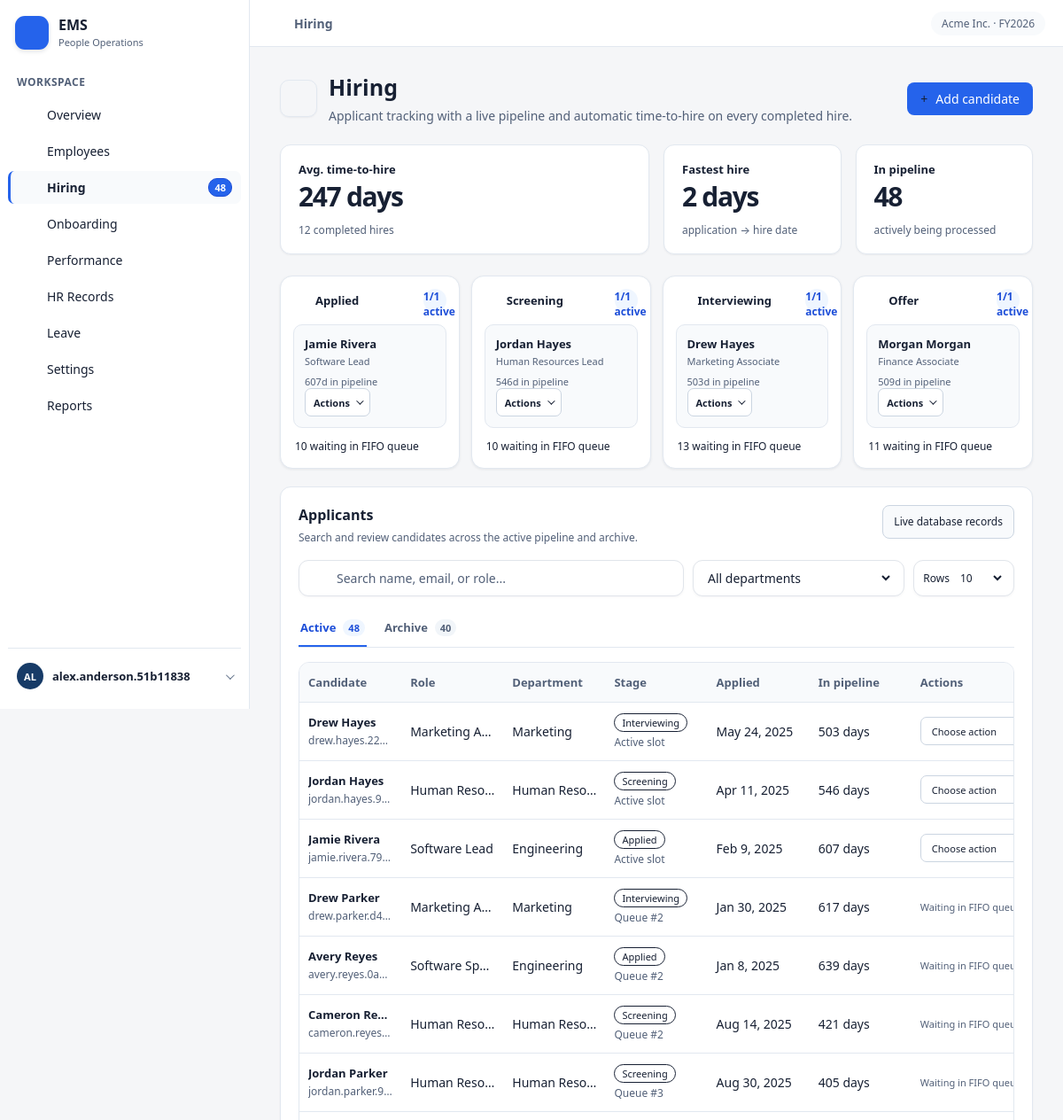
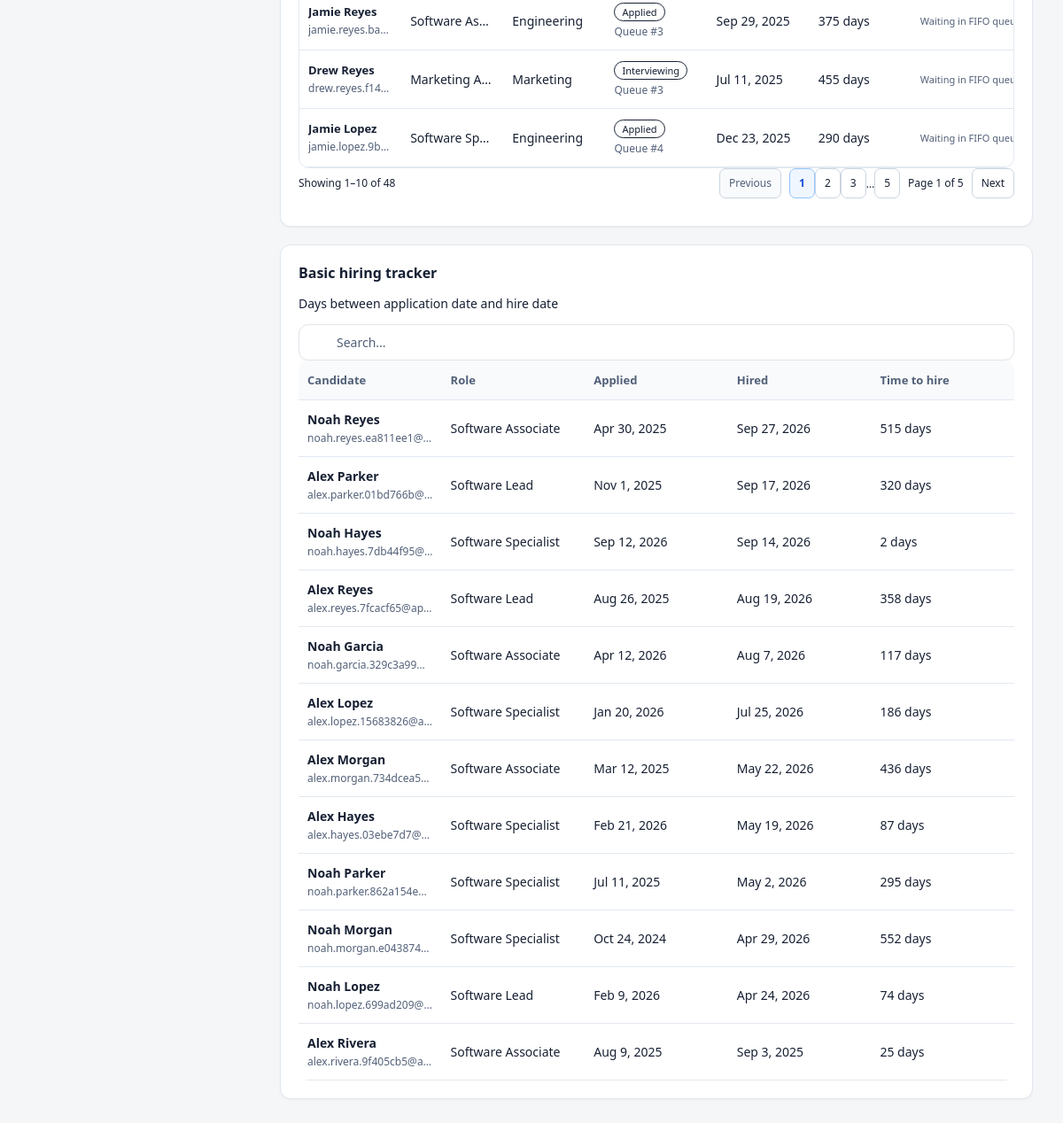
The page /hiring.php (signed in) on the database its author committed (2 pictures, top to bottom).
### tables this page shows
CREATE TABLE `hiring_pipeline` (
  `hiring_id` int(10) UNSIGNED NOT NULL,
  `applicant_name` varchar(150) NOT NULL,
  `email` varchar(120) DEFAULT NULL,
  `phone` varchar(30) DEFAULT NULL,
  `resume_file` varchar(255) DEFAULT NULL,
  `credentials` text DEFAULT NULL,
  `applied_job_title_id` int(10) UNSIGNED DEFAULT NULL,
  `application_date` date NOT NULL,
  `source` varchar(80) DEFAULT NULL,
  `recruiter_name` varchar(100) DEFAULT NULL,
  `status` enum('Applied','Screening','Interview','Offer','Hired','Rejected','Withdrawn','No Response') NOT NULL DEFAULT 'Applied',
  `interview_stage` varchar(50) DEFAULT NULL,
  `interview_notes` text DEFAULT NULL,
  `offer_amount` decimal(12,2) DEFAULT NULL,
  `hire_date` date DEFAULT NULL,
  `employee_id` int(10) UNSIGNED DEFAULT NULL,
  `unhired_stage` enum('Applied','Screening','Interview','Offer') DEFAULT NULL,
  `unhired_reason` text DEFAULT NULL,
  `decision_date` date DEFAULT NULL,
  `created_at` timestamp NOT NULL DEFAULT current_timestamp(),
  `updated_at` timestamp NOT NULL DEFAULT current_timestamp() ON UPDATE current_timestamp()
);

### dashboard-page.php (the view, shortened to what the rows shown need)
<?php
require_once __DIR__ . '/dashboard-data.php';
$pages = [
    'employees' => ['title' => 'Employees', 'icon' => 'users', 'subtitle' => 'The full directory - profiles, roles, salaries and status.'],
    'hiring' => ['title' => 'Hiring', 'icon' => 'person-add', 'subtitle' => 'Applicant tracking with a live pipeline and automatic time-to-hire on every completed hire.'],
    'onboarding' => ['title' => 'Onboarding', 'icon' => 'sparkles', 'subtitle' => 'Orientation, requirements, training and company policies - every new hire gets a clear checklist.'],
    'performance' => ['title' => 'Performance', 'icon' => 'performance', 'subtitle' => 'Records employee performance, evaluations and achievements - from draft to signed acknowledgment.'],
    'hr-records' => ['title' => 'HR Records', 'icon' => 'gavel', 'subtitle' => 'Memos, warning notices, policy violations and formal commendations - with resolution tracking and signed acknowledgment.'],
    'leave' => ['title' => 'Leave Management', 'icon' => 'calendar', 'subtitle' => 'Time-off requests, approval workflow and balance tracking - approvals deduct days automatically.'],
    'settings' => ['title' => 'Settings', 'icon' => 'settings', 'subtitle' => 'Job titles, departments and base salary bands used across hiring, profiles and payroll views.'],
    'reports' => ['title' => 'Reports', 'icon' => 'chart', 'subtitle' => 'Workforce, compensation, turnover and recruiting summaries for operational planning.'],
];
$page = $pages[$pageKey];
$employeeSearch = trim((string) ($_GET['search'] ?? ''));
$departmentFilter = (string) ($_GET['department'] ?? '');
$statusFilter = (string) ($_GET['status'] ?? '');
$employeeRows = isset($employeeRows) ? $employeeRows : array_values(array_filter($employees, static function (array $employee) use ($employeeSearch, $departmentFilter, $statusFilter): bool {
    $matchesSearch = $employeeSearch === '' || stripos($employee['name'] . ' ' . $employee['email'], $employeeSearch) !== false;
    $matchesDepartment = $departmentFilter === '' || $employee['department'] === $departmentFilter;
    $matchesStatus = $statusFilter === '' || $employee['status'] === $statusFilter;
    return $matchesSearch && $matchesDepartment && $matchesStatus;
}));
$hiringSearch = trim((string) ($_GET['search'] ?? ''));
$hiringRows = array_values(array_filter($hiringHistory, static function (array $candidate) use ($hiringSearch): bool {
    return $hiringSearch === '' || stripos($candidate['name'] . ' ' . $candidate['email'] . ' ' . $candidate['role'], $hiringSearch) !== false;
}));
$departmentOptions = isset($departmentOptions)
    ? $departmentOptions
    : array_values(array_unique(array_column($jobTitles, 'department')));
?>
<!DOCTYPE html>
<html lang="en">
<head>
    <link rel="stylesheet" href="styles.css?v=<?= (int) filemtime(__DIR__ . '/styles.css') ?>">
    <link rel="stylesheet" href="dashboard.css?v=<?= (int) filemtime(__DIR__ . '/dashboard.css') ?>">
</head>
<body class="module-dashboard">
    <main class="main-content">
        <div class="container module-container">
            <section class="module-intro">
                <div><h1><?= ems_h($page['title'] === 'Performance' ? 'Performance · KPI' : $page['title']) ?></h1><p class="page-subtitle"><?= ems_h($page['subtitle']) ?></p></div>
            </section>
            <?php if ($pageKey === 'employees'): ?>
                <form class="filter-bar" method="get" action="employees.php">
                    <input type="hidden" name="page" value="1">
                    <label class="search-control"><?= ems_icon('search') ?><input type="search" name="search" value="<?= ems_h($employeeSearch) ?>" placeholder="Search name or email..." aria-label="Search name or email"></label>
                    <label class="select-control"><span class="sr-only">Department</span><select name="department_id" onchange="this.form.submit()"><option value="">All departments</option><?php foreach ($departmentOptions as $departmentId => $departmentName): ?><option value="<?= (int) $departmentId ?>"<?= (string) $departmentFilter === (string) $departmentId ? ' selected' : '' ?>><?= ems_h($departmentName) ?></option><?php endforeach; ?></select></label>
                    <label class="select-control"><span class="sr-only">Status</span><select name="status" onchange="this.form.submit()"><option value="">All statuses</option><?php foreach (['Active', 'Probation', 'Resigned', 'Terminated'] as $status): ?><option value="<?= ems_h($status) ?>"<?= $statusFilter === $status ? ' selected' : '' ?>><?= ems_h($status) ?></option><?php endforeach; ?></select></label>
                    <button class="filter-submit" type="submit">Search</button>
                </form>
                <?php if ($employeeFeedback): ?><p class="applicant-feedback" role="<?= $employeeFeedback['type'] === 'error' ? 'alert' : 'status' ?>"><?= ems_h($employeeFeedback['message']) ?></p><?php endif; ?>
                <section class="employee-browser" data-record-pager data-page-size="<?= (int) ($displayLimits['employee_page_size'] ?? 10) ?>">
                <div class="card table-card employee-table-card">
                    <table class="data-table employee-table">
                        <thead><tr><th>Employee</th><th>Employee number</th><th>Role</th><th>Status</th><th>Base salary</th><th>Hired</th><?php if ($employeeCanWrite): ?><th><span class="sr-only">Actions</span></th><?php endif; ?></tr></thead>
                        <tbody>
                            <?php foreach ($employeeRows as $employee): ?>
                                <tr data-paginated-row>
                                    <td><span class="employee-cell"><span class="avatar <?= ems_h($employee['tone']) ?>"><?= ems_h($employee['initials']) ?></span><span><strong><?= ems_h($employee['name']) ?></strong><small><?= ems_h($employee['email']) ?></small></span></span></td>
                                    <td><?= ems_h($employee['employee_number']) ?></td>
                                    <td><?= ems_h($employee['role']) ?><small><?= ems_h($employee['department']) ?></small></td>
                                    <td><span class="pill <?= $employee['status'] === 'Probation' ? 'amber' : (in_array($employee['status'], ['Resigned', 'Terminated'], true) ? 'rose' : 'mint') ?>"><?= ems_h($employee['status']) ?></span></td>
                                    <td><?= ems_money($employee['salary']) ?></td><td><?= ems_h($employee['hired']) ?></td>
                                    <?php if ($employeeCanWrite): ?><td class="employee-actions-cell"><details class="employee-edit"><summary class="small-button">Edit profile</summary><form method="post" action="employees.php" class="employee-edit-form">
                                        <input type="hidden" name="csrf_token" value="<?= ems_h($_SESSION['csrf_token']) ?>">
                                        <input type="hidden" name="employee_id" value="<?= (int) $employee['employee_id'] ?>">
                                        <label>Email<input type="email" name="email" maxlength="120" value="<?= ems_h($employee['email']) ?>"></label>
                                        <label>Phone<input type="tel" name="phone_number" maxlength="30" value="<?= ems_h($employee['phone_number']) ?>"></label>
                                        <label>Address<input type="text" name="address" maxlength="255" value="<?= ems_h($employee['address']) ?>"></label>
                                        <label>Emergency contact<input type="text" name="emergency_contact" maxlength="255" value="<?= ems_h($employee['emergency_contact']) ?>"></label>
                                        <label>Department<select name="department_id"><option value="">Unassigned</option><?php foreach ($departmentOptions as $departmentId => $departmentName): ?><option value="<?= (int) $departmentId ?>"<?= (string) $employee['department_id'] === (string) $departmentId ? ' selected' : '' ?>><?= ems_h($departmentName) ?></option><?php endforeach; ?></select></label>
                                        <label>Job title<select name="job_title_id"><option value="">Unassigned</option><?php foreach ($jobTitleOptions as $jobTitleId => $jobTitleName): ?><option value="<?= (int) $jobTitleId ?>"<?= (string) $employee['job_title_id'] === (string) $jobTitleId ? ' selected' : '' ?>><?= ems_h($jobTitleName) ?></option><?php endforeach; ?></select></label>
                                        <label>Employment status<select name="employment_status" required><?php foreach (['Active', 'Probation', 'Resigned', 'Terminated'] as $status): ?><option value="<?= ems_h($status) ?>"<?= $employee['employment_status'] === $status ? ' selected' : '' ?>><?= ems_h($status) ?></option><?php endforeach; ?></select></label>
                                        <button class="btn-primary" type="submit">Save profile</button>
                                    </form></details></td><?php endif; ?>
                                </tr>
                            <?php endforeach; ?>
                            <tr data-pager-empty<?= $employeeRows ? ' hidden' : '' ?>><td colspan="<?= $employeeCanWrite ? 7 : 6 ?>" class="empty-state">No employees match those filters.</td></tr>
                        </tbody>
                    </table>
                </div>
                <div class="applicant-pagination"><span data-page-summary aria-live="polite"></span><div><button type="button" data-page-prev disabled>Previous</button><span data-page-numbers></span><span data-page-indicator></span><button type="button" data-page-next disabled>Next</button></div></div>
                </section>
            <?php elseif ($pageKey === 'hiring'): ?>
                <section class="pipeline-board" aria-label="Hiring pipeline">
                    <?php foreach (['Applied', 'Screening', 'Interviewing', 'Offer'] as $stage): $stageCandidates = array_values(array_filter($candidates, static fn (array $candidate): bool => $candidate['stage'] === $stage)); ?>
                            <?php $activeStageCandidates = array_values(array_filter($stageCandidates, static fn (array $candidate): bool => $candidate['is_stage_active'])); $waitingCount = count($stageCandidates) - count($activeStageCandidates); ?>
                            <article class="stage-card"><div class="stage-heading"><span><?= ems_icon('person-add') ?> <?= ems_h($stage) ?></span><span><?= count($activeStageCandidates) ?>/<?= (int) $hiringStageCapacity ?> active</span></div>
                                <?php foreach ($activeStageCandidates as $candidate): ?><div class="candidate-card"><strong><?= ems_h($candidate['name']) ?></strong><small><?= ems_h($candidate['role']) ?></small><span class="candidate-age"><?= (int) $candidate['days'] ?>d in pipeline</span><?php if ($hiringCanWrite): ?><details class="applicant-actions"><summary>Actions</summary></details><?php endif; ?></div><?php endforeach; ?>
                                <?php if ($waitingCount > 0): ?><p class="stage-queue-note"><?= $waitingCount ?> waiting in FIFO queue</p><?php endif; ?>
                            </article>
                        <?php endforeach; ?>
                </section>
                <section class="card applicant-section" data-applicant-browser>
                    <div class="applicant-heading">
                        <div><h2>Applicants</h2><p>Search and review candidates across the active pipeline and archive.</p></div>
                    </div>
                    <div class="applicant-panel" id="applicants-active-panel" role="tabpanel" aria-labelledby="applicants-active-tab" data-applicant-panel="active">
                        <div class="table-card applicant-table-wrap"><table class="data-table applicant-table"><thead><tr><th>Candidate</th><th>Role</th><th>Department</th><th>Stage</th><th>Applied</th><th>In pipeline</th><th>Actions</th></tr></thead><tbody>
                            <?php foreach ($candidates as $candidate): ?><tr data-applicant-row data-department="<?= ems_h($candidate['department']) ?>" data-search="<?= ems_h($candidate['name'] . ' ' . $candidate['email'] . ' ' . $candidate['role'] . ' ' . $candidate['department']) ?>"><td><strong><?= ems_h($candidate['name']) ?></strong><small><?= ems_h($candidate['email']) ?></small></td><td><?= ems_h($candidate['role']) ?></td><td><?= ems_h($candidate['department']) ?></td><td><span class="pill blue"><?= ems_h($candidate['stage']) ?></span><small><?= $candidate['is_stage_active'] ? 'Active slot' : 'Queue #' . (int) $candidate['queue_position'] ?></small></td><td><?= ems_h($candidate['applied']) ?></td><td><?= (int) $candidate['days'] ?> days</td><td><?php if (!$candidate['is_stage_active']): ?><span class="muted">Waiting in FIFO queue</span><?php elseif ($hiringCanWrite): ?><form method="post" action="hiring.php" class="applicant-status-form"><input type="hidden" name="csrf_token" value="<?= ems_h($_SESSION['csrf_token']) ?>"><input type="hidden" name="hiring_action" value="update_status"><input type="hidden" name="hiring_id" value="<?= (int) $candidate['hiring_id'] ?>"><select class="applicant-action-select" name="status" aria-label="Next status for <?= ems_h($candidate['name']) ?>" required><option value="">Choose action</option><?php foreach ($stageActions[$candidate['stage']] as $targetStatus => $actionLabel): ?><option value="<?= ems_h($targetStatus) ?>"><?= ems_h($actionLabel) ?></option><?php endforeach; ?></select><button type="submit" class="small-button">Update</button></form><?php else: ?><span>View only</span><?php endif; ?></td></tr><?php endforeach; ?>
                        </tbody></table></div>
                    </div>
                </section>
                <section class="card tracker-card"><div class="tracker-heading"><div><h2>Basic hiring tracker</h2></div></div>
                    <div class="table-card"><table class="data-table"><thead><tr><th>Candidate</th><th>Role</th><th>Applied</th><th>Hired</th><th>Time to hire</th></tr></thead><tbody><?php foreach ($hiringRows as $candidate): ?><tr><td><strong><?= ems_h($candidate['name']) ?></strong><small><?= ems_h($candidate['email']) ?></small></td><td><?= ems_h($candidate['role']) ?></td><td><?= ems_h($candidate['applied']) ?></td><td><?= ems_h($candidate['hired']) ?></td><td class="hire-days"><?= (int) $candidate['days'] ?> days</td></tr><?php endforeach; ?><?php if (!$hiringRows): ?><tr><td colspan="5" class="empty-state">No completed hires match your search.</td></tr><?php endif; ?></tbody></table></div>
                </section>
            <?php endif; ?>
        </div>
    </main>
</body>
</html>

### rows shown on the page
hiring_pipeline: applicant_name "Jamie Rivera", role "Software Lead", days "607", email "jamie.rivera.79…", department "Engineering", stage "Applied", shows "Active slot", applied "Feb 9, 2025"
hiring_pipeline: applicant_name "Jordan Hayes", role "Human Resources Lead", days "546", email "jordan.hayes.9…", role "Human Res…", department "Human Res…", stage "Screening", shows "Active slot", applied "Apr 11, 2025"
hiring_pipeline: applicant_name "Drew Hayes", role "Marketing Associate", days "503", email "drew.hayes.22…", role "Marketing A…", department "Marketing", stage "Interviewing", shows "Active slot", applied "May 24, 2025"
hiring_pipeline: applicant_name "Morgan Morgan", role "Finance Associate", days "509"
hiring_pipeline: applicant_name "Drew Parker", email "drew.parker.d4…", role "Marketing A…", department "Marketing", stage "Interviewing", queue_position "2", applied "Jan 30, 2025", days "617", shows "Waiting in FIFO…"
hiring_pipeline: applicant_name "Avery Reyes", email "avery.reyes.0a…", role "Software Sp…", department "Engineering", stage "Applied", queue_position "2", applied "Jan 8, 2025", days "639", shows "Waiting in FIFO…"
hiring_pipeline: applicant_name "Cameron Re…", email "cameron.reyes…", role "Human Res…", department "Human Res…", stage "Screening", queue_position "2", applied "Aug 14, 2025", days "421", shows "Waiting in FIFO…"
hiring_pipeline: applicant_name "Jordan Parker", email "jordan.parker.9…", role "Human Res…", department "Human Res…", stage "Screening", queue_position "3", applied "Aug 30, 2025", days "405", shows "Waiting in FIFO…"
hiring_pipeline: applicant_name "Jamie Reyes", email "jamie.reyes.ba…", role "Software As…", department "Engineering", stage "Applied", queue_position "3", applied "Sep 29, 2025", days "375", shows "Waiting in FIFO…"
hiring_pipeline: applicant_name "Drew Reyes", email "drew.reyes.f14…", role "Marketing A…", department "Marketing", stage "Interviewing", queue_position "3", applied "Jul 11, 2025", days "455", shows "Waiting in FIFO…"
hiring_pipeline: applicant_name "Jamie Lopez", email "jamie.lopez.9b…", role "Software Sp…", department "Engineering", stage "Applied", queue_position "4", applied "Dec 23, 2025", days "290", shows "Waiting in FIFO…"
hiring_pipeline: applicant_name "Noah Reyes", email "noah.reyes.ea811ee1@…", role "Software Associate", applied "Apr 30, 2025", hired "Sep 27, 2026", days "515"
hiring_pipeline: applicant_name "Alex Parker", email "alex.parker.01bd766b@…", role "Software Lead", applied "Nov 1, 2025", hired "Sep 17, 2026", days "320"
hiring_pipeline: applicant_name "Noah Hayes", email "noah.hayes.7db44f95@…", role "Software Specialist", applied "Sep 12, 2026", hired "Sep 14, 2026", days "2"
hiring_pipeline: applicant_name "Alex Reyes", email "alex.reyes.7fcacf65@ap…", role "Software Lead", applied "Aug 26, 2025", hired "Aug 19, 2026", days "358"
hiring_pipeline: applicant_name "Noah Garcia", email "noah.garcia.329c3a99…", role "Software Associate", applied "Apr 12, 2026", hired "Aug 7, 2026", days "117"
hiring_pipeline: applicant_name "Alex Lopez", email "alex.lopez.15683826@a…", role "Software Specialist", applied "Jan 20, 2026", hired "Jul 25, 2026", days "186"
hiring_pipeline: applicant_name "Alex Morgan", email "alex.morgan.734dcea5…", role "Software Associate", applied "Mar 12, 2025", hired "May 22, 2026", days "436"
hiring_pipeline: applicant_name "Alex Hayes", email "alex.hayes.03ebe7d7@…", role "Software Specialist", applied "Feb 21, 2026", hired "May 19, 2026", days "87"
hiring_pipeline: applicant_name "Noah Parker", email "noah.parker.862a154e…", role "Software Specialist", applied "Jul 11, 2025", hired "May 2, 2026", days "295"
hiring_pipeline: applicant_name "Noah Morgan", email "noah.morgan.e043874…", role "Software Specialist", applied "Oct 24, 2024", hired "Apr 29, 2026", days "552"
hiring_pipeline: applicant_name "Noah Lopez", email "noah.lopez.699ad209@…", role "Software Lead", applied "Feb 9, 2026", hired "Apr 24, 2026", days "74"
hiring_pipeline: applicant_name "Alex Rivera", email "alex.rivera.9f405cb5@a…", role "Software Associate", applied "Aug 9, 2025", hired "Sep 3, 2025", days "25"

### other values the page prints
ems_h($item['title']) "Overview"
ems_h($item['title']) "Employees"
ems_h($item['title']) "Hiring"
$item['badge'] "48"
ems_h($item['title']) "Onboarding"
ems_h($item['title']) "Performance"
ems_h($item['title']) "HR Records"
ems_h($item['title']) "Leave"
ems_h($item['title']) "Settings"
ems_h($item['title']) "Reports"
ems_h(strtoupper(substr((string) $_SESSION['username'], 0, 2))) "AL"
ems_h($_SESSION['username']) "alex.anderson.51b11838"
ems_h($page['title']) "Hiring"
ems_h($page['subtitle']) "Applicant tracking with a live pipeline and automatic time-to-hire on every completed hire."
$averageTimeToHire "247"
